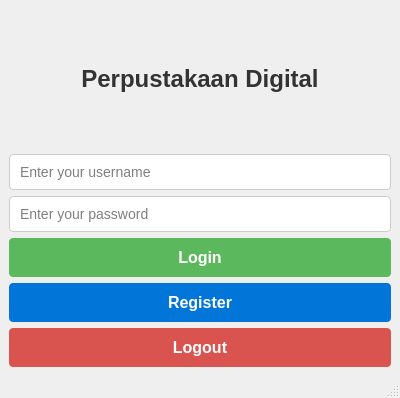
<?xml version="1.0" encoding="UTF-8"?>
<ui version="4.0">
 <class>MainWindow</class>
 <widget class="QMainWindow" name="MainWindow">
  <property name="geometry">
   <rect>
    <x>0</x>
    <y>0</y>
    <width>400</width>
    <height>398</height>
   </rect>
  </property>
  <property name="windowTitle">
   <string>Login, Logout &amp; Register</string>
  </property>
  <widget class="QWidget" name="centralwidget">
   <layout class="QVBoxLayout" name="verticalLayout">
    <item>
     <widget class="QLabel" name="titleLabel">
      <property name="styleSheet">
       <string notr="true">font-size: 24px; font-weight: bold; color: #333;</string>
      </property>
      <property name="text">
       <string>Perpustakaan Digital</string>
      </property>
      <property name="alignment">
       <set>Qt::AlignmentFlag::AlignCenter</set>
      </property>
     </widget>
    </item>
    <item>
     <widget class="QLineEdit" name="usernameInput">
      <property name="styleSheet">
       <string notr="true">padding: 8px; font-size: 14px; border: 1px solid #ccc; border-radius: 4px;</string>
      </property>
      <property name="placeholderText">
       <string>Enter your username</string>
      </property>
     </widget>
    </item>
    <item>
     <widget class="QLineEdit" name="passwordInput">
      <property name="styleSheet">
       <string notr="true">padding: 8px; font-size: 14px; border: 1px solid #ccc; border-radius: 4px;</string>
      </property>
      <property name="echoMode">
       <enum>QLineEdit::EchoMode::Password</enum>
      </property>
      <property name="placeholderText">
       <string>Enter your password</string>
      </property>
     </widget>
    </item>
    <item>
     <widget class="QPushButton" name="loginButton">
      <property name="styleSheet">
       <string notr="true">background-color: #5cb85c; color: white; padding: 10px; border: none; border-radius: 4px; font-size: 16px; font-weight: bold;</string>
      </property>
      <property name="text">
       <string>Login</string>
      </property>
     </widget>
    </item>
    <item>
     <widget class="QPushButton" name="registerButton">
      <property name="styleSheet">
       <string notr="true">background-color: #0275d8; color: white; padding: 10px; border: none; border-radius: 4px; font-size: 16px; font-weight: bold;</string>
      </property>
      <property name="text">
       <string>Register</string>
      </property>
     </widget>
    </item>
    <item>
     <widget class="QPushButton" name="logoutButton">
      <property name="visible">
       <bool>false</bool>
      </property>
      <property name="styleSheet">
       <string notr="true">background-color: #d9534f; color: white; padding: 10px; border: none; border-radius: 4px; font-size: 16px; font-weight: bold;</string>
      </property>
      <property name="text">
       <string>Logout</string>
      </property>
     </widget>
    </item>
   </layout>
  </widget>
  <widget class="QMenuBar" name="menubar">
   <property name="geometry">
    <rect>
     <x>0</x>
     <y>0</y>
     <width>400</width>
     <height>33</height>
    </rect>
   </property>
  </widget>
  <widget class="QStatusBar" name="statusbar"/>
 </widget>
 <resources/>
 <connections/>
</ui>
